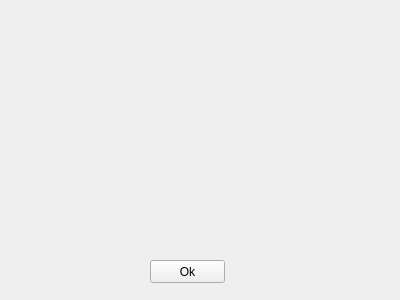
<?xml version="1.0" encoding="UTF-8"?>
<ui version="4.0">
 <class>Form</class>
 <widget class="QWidget" name="Form">
  <property name="geometry">
   <rect>
    <x>0</x>
    <y>0</y>
    <width>400</width>
    <height>300</height>
   </rect>
  </property>
  <property name="windowTitle">
   <string>Form</string>
  </property>
  <widget class="QPushButton" name="pushButton">
   <property name="geometry">
    <rect>
     <x>150</x>
     <y>260</y>
     <width>75</width>
     <height>23</height>
    </rect>
   </property>
   <property name="text">
    <string>Ok</string>
   </property>
  </widget>
 </widget>
 <resources/>
 <connections/>
</ui>
